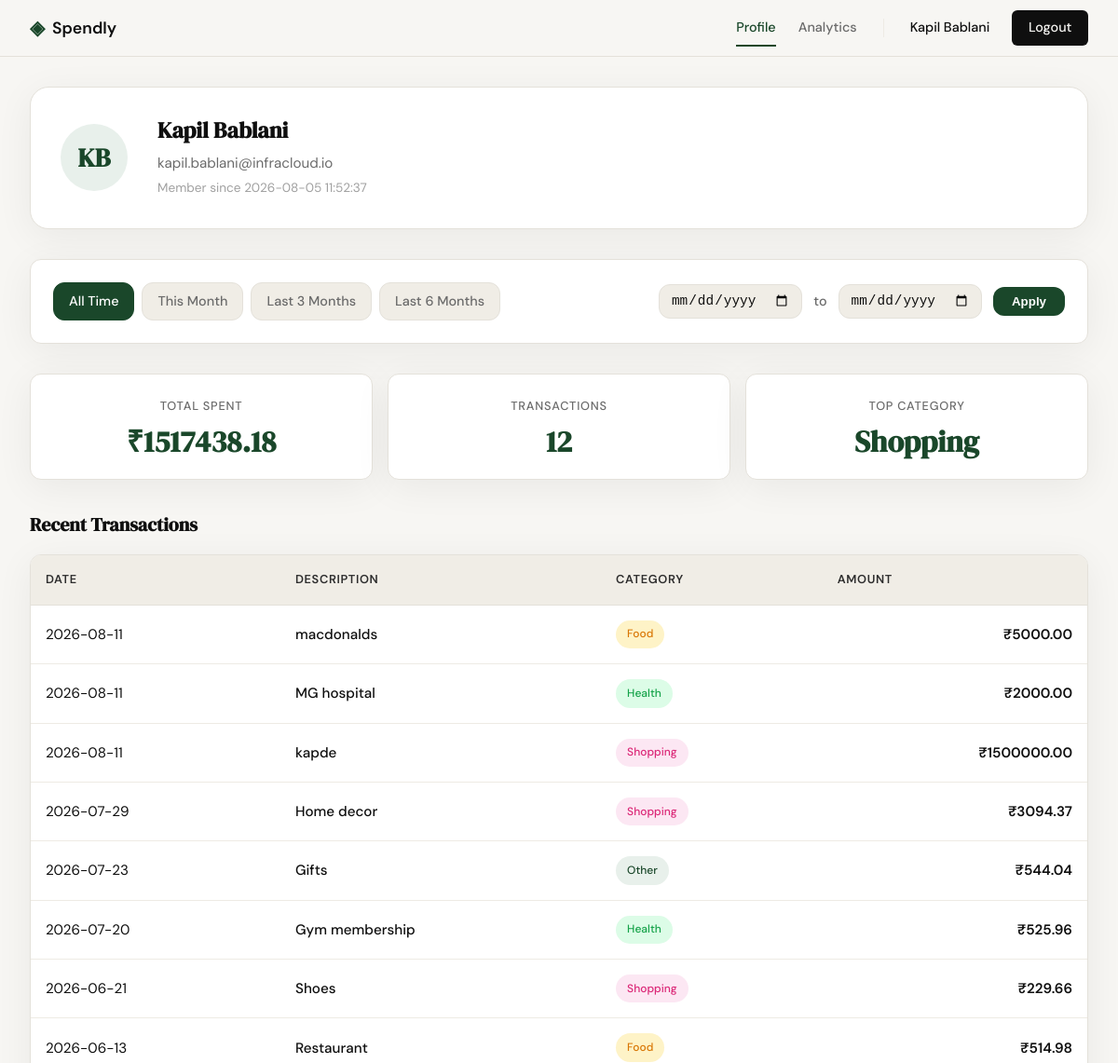
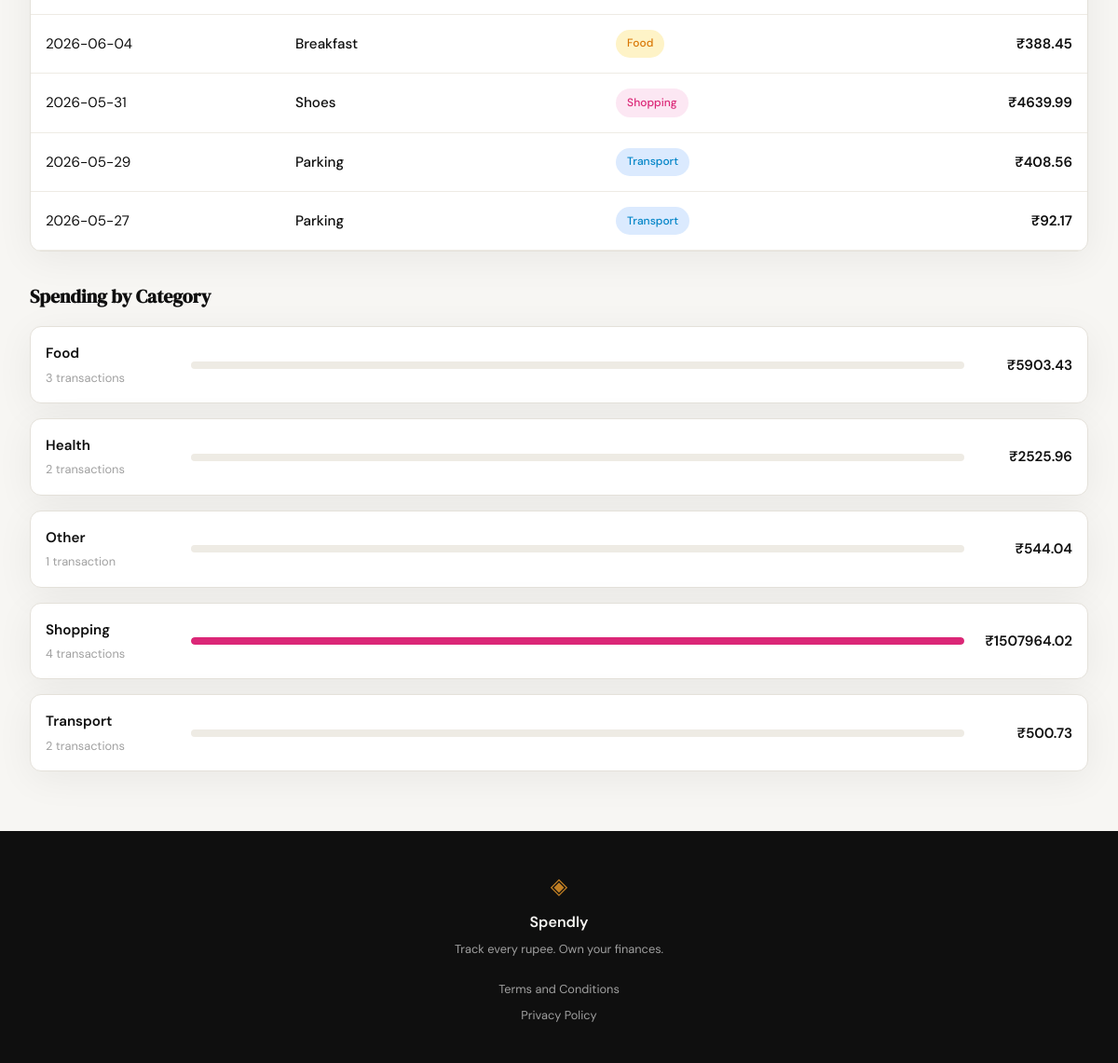
Screenshot of /profile (signed in) with the database file from the repository (2 pictures, top to bottom).
### tables this page shows
CREATE TABLE users (
            id INTEGER PRIMARY KEY AUTOINCREMENT,
            name TEXT NOT NULL,
            email TEXT UNIQUE NOT NULL,
            password_hash TEXT NOT NULL,
            created_at TEXT DEFAULT (datetime('now'))
        );

CREATE TABLE expenses (
            id INTEGER PRIMARY KEY AUTOINCREMENT,
            user_id INTEGER NOT NULL,
            amount REAL NOT NULL,
            category TEXT NOT NULL,
            date TEXT NOT NULL,
            description TEXT,
            created_at TEXT DEFAULT (datetime('now')),
            FOREIGN KEY (user_id) REFERENCES users (id)
        );

### app.py (the view)
@app.route("/profile")
def profile():
    if not session.get("user_id"):
        return redirect(url_for("login"))
    user_id = session.get("user_id")
    date_from = parse_iso_date(request.args.get("date_from"))
    date_to = parse_iso_date(request.args.get("date_to"))
    if date_from and date_to and date_from > date_to:
        flash("Start date must be before end date.", "error")
        date_from = None
        date_to = None
    user = get_user_by_id(user_id)
    if not user:
        return redirect(url_for("login"))
    user_name = user["name"]
    user_email = user["email"]
    user_initials = "".join(word[0].upper() for word in user_name.split())
    member_since = user["created_at"]
    expenses = get_user_expenses(user_id, date_from, date_to)
    transactions_data = [
        {
            "date": expense["date"],
            "description": expense["description"] or "",
            "category": expense["category"],
            "category_slug": expense["category"].lower(),
            "amount": f"{expense['amount']:.2f}"
        }
        for expense in expenses
    ]
    summary = get_expense_summary(user_id, date_from, date_to)
    total_spent = summary["total"]
    transaction_count = summary["count"]
    top_category = summary["top_category"]
    categories = summary["categories"]
    preset_this_month = get_preset_dates("this_month")
    preset_last_3_months = get_preset_dates("last_3_months")
    preset_last_6_months = get_preset_dates("last_6_months")
    active_preset = determine_active_preset(date_from, date_to)
    context = {
        "user_name": user_name,
        "user_initials": user_initials,
        "user_email": user_email,
        "member_since": member_since,
        "total_spent": total_spent,
        "transaction_count": transaction_count,
        "top_category": top_category,
        "transactions": transactions_data,
        "categories": categories,
        "date_from": date_from,
        "date_to": date_to,
        "active_preset": active_preset,
        "preset_this_month": preset_this_month,
        "preset_last_3_months": preset_last_3_months,
        "preset_last_6_months": preset_last_6_months,
    }
    return render_template("profile.html", **context)

### app.py (called while the page is built)
def parse_iso_date(value):
    if not value:
        return None
    try:
        return datetime.strptime(value, "%Y-%m-%d").date().isoformat()
    except ValueError:
        return None

def get_preset_dates(preset):
    today = datetime.now().date()
    if preset == "this_month":
        return {
            "from": today.replace(day=1).isoformat(),
            "to": today.isoformat()
        }
    elif preset == "last_3_months":
        return {
            "from": (today - timedelta(days=90)).isoformat(),
            "to": today.isoformat()
        }
    elif preset == "last_6_months":
        return {
            "from": (today - timedelta(days=180)).isoformat(),
            "to": today.isoformat()
        }
    else:  # "all_time" or absent
        return {"from": None, "to": None}

def determine_active_preset(date_from, date_to):
    if not date_from or not date_to:
        return "all_time"
    for preset in ("this_month", "last_3_months", "last_6_months"):
        preset_dates = get_preset_dates(preset)
        if date_from == preset_dates["from"] and date_to == preset_dates["to"]:
            return preset
    return "custom"

### database/db.py (called while the page is built)
def get_db():
    db_path = os.path.join(os.path.dirname(__file__), "..", "spendly.db")
    conn = sqlite3.connect(db_path)
    conn.row_factory = sqlite3.Row
    conn.execute("PRAGMA foreign_keys = ON")
    return conn

def get_user_by_id(user_id):
    db = get_db()
    cursor = db.cursor()
    cursor.execute("SELECT id, name, email, created_at FROM users WHERE id = ?", (user_id,))
    user = cursor.fetchone()
    db.close()
    return user

def get_user_expenses(user_id, date_from=None, date_to=None):
    db = get_db()
    cursor = db.cursor()
    query = "SELECT id, amount, category, date, description FROM expenses WHERE user_id = ?"
    params = [user_id]
    if date_from and date_to:
        query += " AND date BETWEEN ? AND ?"
        params.extend([date_from, date_to])
    query += " ORDER BY date DESC"
    cursor.execute(query, tuple(params))
    expenses = cursor.fetchall()
    db.close()
    return expenses if expenses else []

### templates/profile.html (shortened to what this page needs)
{% extends "base.html" %}
{% block head %}
<link rel="stylesheet" href="{{ url_for('static', filename='css/profile.css') }}">
{% endblock %}
{% block content %}
<div class="profile-wrapper">
  <div class="user-card">
    <div class="user-avatar">{{ user_initials }}</div>
    <div class="user-details">
      <h1 class="user-name">{{ user_name }}</h1>
      <p class="user-email">{{ user_email }}</p>
      <p class="user-meta">Member since {{ member_since }}</p>
    </div>
  </div>
  <div class="filter-bar">
    <div class="filter-presets">
      <a href="{{ url_for('profile') }}"
         class="preset-btn {% if active_preset == 'all_time' %}preset-btn--active{% endif %}">
        All Time
      </a>
      <a href="{{ url_for('profile', date_from=preset_this_month['from'], date_to=preset_this_month['to']) }}"
         class="preset-btn {% if active_preset == 'this_month' %}preset-btn--active{% endif %}">
        This Month
      </a>
      <a href="{{ url_for('profile', date_from=preset_last_3_months['from'], date_to=preset_last_3_months['to']) }}"
         class="preset-btn {% if active_preset == 'last_3_months' %}preset-btn--active{% endif %}">
        Last 3 Months
      </a>
      <a href="{{ url_for('profile', date_from=preset_last_6_months['from'], date_to=preset_last_6_months['to']) }}"
         class="preset-btn {% if active_preset == 'last_6_months' %}preset-btn--active{% endif %}">
        Last 6 Months
      </a>
    </div>
    <form method="GET" action="{{ url_for('profile') }}" class="filter-form">
      <input type="date" name="date_from" value="{{ date_from or '' }}" class="filter-input">
      <span class="filter-separator">to</span>
      <input type="date" name="date_to" value="{{ date_to or '' }}" class="filter-input">
      <button type="submit" class="filter-apply">Apply</button>
    </form>
  </div>
  <div class="stats-grid">
    <div class="stat-box">
      <div class="stat-label">Total Spent</div>
      <div class="stat-value">₹{{ total_spent }}</div>
    </div>
    <div class="stat-box">
      <div class="stat-label">Transactions</div>
      <div class="stat-value">{{ transaction_count }}</div>
    </div>
    <div class="stat-box">
      <div class="stat-label">Top Category</div>
      <div class="stat-value">{{ top_category }}</div>
    </div>
  </div>
  <section class="profile-section">
    <h2 class="section-heading">Recent Transactions</h2>
    <div class="transactions-table-wrapper">
      <table class="transactions-table">
        <thead>
          <tr>
            <th>Date</th>
            <th>Description</th>
            <th>Category</th>
            <th class="amount-cell">Amount</th>
          </tr>
        </thead>
        <tbody>
          {% for transaction in transactions %}
          <tr>
            <td class="date-cell">{{ transaction.date }}</td>
            <td class="description-cell">{{ transaction.description }}</td>
            <td class="category-cell">
              <span class="category-badge category-{{ transaction.category_slug }}">
                {{ transaction.category }}
              </span>
            </td>
            <td class="amount-cell">₹{{ transaction.amount }}</td>
          </tr>
          {% endfor %}
        </tbody>
      </table>
    </div>
  </section>
  <section class="profile-section">
    <h2 class="section-heading">Spending by Category</h2>
    <div class="breakdown-list">
      {% for category in categories %}
      <div class="breakdown-item">
        <div class="breakdown-label">
          <span class="breakdown-name">{{ category.name }}</span>
          <span class="breakdown-count">{{ category.count }} transaction{% if category.count != 1 %}s{% endif %}</span>
        </div>
        <div class="breakdown-bar-container">
          <div class="breakdown-bar">
            <div
              class="breakdown-bar-fill category-{{ category.slug }}"
              style="width: {{ category.percentage }}%"
            ></div>
          </div>
        </div>
        <div class="breakdown-amount">₹{{ category.total }}</div>
      </div>
      {% endfor %}
    </div>
  </section>
</div>
{% endblock %}

### templates/base.html (shortened to what this page needs)
<!DOCTYPE html>
<html lang="en">
<head>
    <link rel="stylesheet" href="{{ url_for('static', filename='css/style.css') }}">
    {% block head %}{% endblock %}
</head>
<body>
    <nav class="navbar">
        <div class="nav-inner">
            <a href="{{ url_for('landing') }}" class="nav-brand">
                <span class="brand-icon">◈</span>
                <span class="brand-name">Spendly</span>
            </a>
            <div class="nav-links">
                {% if session.get('user_id') %}
                    <a href="{{ url_for('profile') }}" class="nav-link {% if request.endpoint == 'profile' %}active{% endif %}">Profile</a>
                    <a href="{{ url_for('analytics') }}" class="nav-link {% if request.endpoint == 'analytics' %}active{% endif %}">Analytics</a>
                    <span class="nav-username">{{ session.get('user_name', 'User') }}</span>
                    <a href="{{ url_for('logout') }}" class="nav-cta">Logout</a>
                {% else %}
                    <a href="{{ url_for('login') }}">Sign in</a>
                    <a href="{{ url_for('register') }}" class="nav-cta">Get started</a>
                {% endif %}
            </div>
        </div>
    </nav>
    <main class="main-content">
        {% block content %}{% endblock %}
    </main>
    <footer class="footer">
        <div class="footer-inner">
            <span class="brand-icon">◈</span>
            <span class="footer-name">Spendly</span>
            <p class="footer-copy">Track every rupee. Own your finances.</p>
            <div class="footer-links">
                <a href="{{ url_for('terms') }}">Terms and Conditions</a>
                <a href="{{ url_for('privacy') }}">Privacy Policy</a>
            </div>
        </div>
    </footer>
</body>
</html>

### static/css/style.css (style rules this page uses)
:root { --ink: #0f0f0f; --ink-soft: #2d2d2d; --ink-muted: #6b6b6b; --ink-faint: #a0a0a0; --paper: #f7f6f3; --paper-warm: #f0ede6; --paper-card: #ffffff; --accent: #1a472a; --accent-light: #e8f0eb; --accent-2: #c17f24; --accent-2-light: #fdf3e3; --danger: #c0392b; --danger-light: #fdecea; --border: #e4e1da; --border-soft: #eeebe4; --font-display: 'DM Serif Display', Georgia, serif; --font-body: 'DM Sans', system-ui, sans-serif; --max-width: 1200px; --auth-width: 440px; --radius-sm: 6px; --radius-md: 12px; --radius-lg: 20px; }
*, *::before, *::after { box-sizing: border-box; margin: 0; padding: 0; }
html { font-size: 16px; scroll-behavior: smooth; }
body { background: var(--paper); color: var(--ink); font-family: var(--font-body); font-size: 1rem; line-height: 1.6; -webkit-font-smoothing: antialiased; }
a { color: inherit; text-decoration: none; }
.navbar { position: sticky; top: 0; z-index: 100; background: var(--paper); border-bottom: 1px solid var(--border); padding: 0 2rem; }
.nav-inner { max-width: var(--max-width); margin: 0 auto; height: 60px; display: flex; align-items: center; justify-content: space-between; }
.nav-brand { display: flex; align-items: center; gap: 0.5rem; font-family: var(--font-body); font-weight: 600; font-size: 1.1rem; color: var(--ink); }
.brand-icon { color: var(--accent); font-size: 1.3rem; }
.brand-name { color: var(--ink); }
.nav-links { display: flex; align-items: center; gap: 1.5rem; font-size: 0.9rem; font-weight: 500; }
.nav-links a { color: var(--ink-muted); transition: color 0.2s; }
.nav-cta { background: var(--ink) !important; color: var(--paper) !important; padding: 0.45rem 1.1rem; border-radius: var(--radius-sm); transition: background 0.2s !important; }
.main-content { min-height: calc(100vh - 60px - 100px); }
.footer { background: var(--ink); color: var(--paper); padding: 2.5rem 2rem; text-align: center; }
.footer-inner { display: flex; flex-direction: column; align-items: center; gap: 0.4rem; }
.footer .brand-icon { color: var(--accent-2); font-size: 1.5rem; }
.footer-name { font-weight: 600; font-size: 1rem; }
.footer-copy { font-size: 0.8rem; color: var(--ink-faint); }
.footer-links { display: flex; flex-direction: column; gap: 0.5rem; margin-top: 1rem; }
.footer-links a { font-size: 0.8rem; color: var(--ink-faint); transition: color 0.2s; }
.nav-link { position: relative; color: var(--ink-muted); transition: color 0.2s; }
.nav-link.active { color: var(--accent); font-weight: 500; }
.nav-link.active::after { content: ''; position: absolute; bottom: -8px; left: 0; right: 0; height: 2px; background: var(--accent); }

### rows the page displays
users: get "Kapil Bablani", name "Kapil Bablani", email "kapil.bablani@infracloud.io", created_at "2026-08-05 11:52:37"
expenses: category "Shopping", name "Shopping", count "4", shows "s", {{ category.percentage }} 100 (drawn), total "1507964.02"
expenses: name "Food", count "3", shows "s", total "5903.43"
expenses: name "Health", count "2", shows "s", total "2525.96"
expenses: name "Other", count "1", total "544.04"
expenses: name "Transport", count "2", total "500.73"

### other values shown
{{ user_initials }} "KB"
{{ total_spent }} "1517438.18"
{{ transaction_count }} "12"
